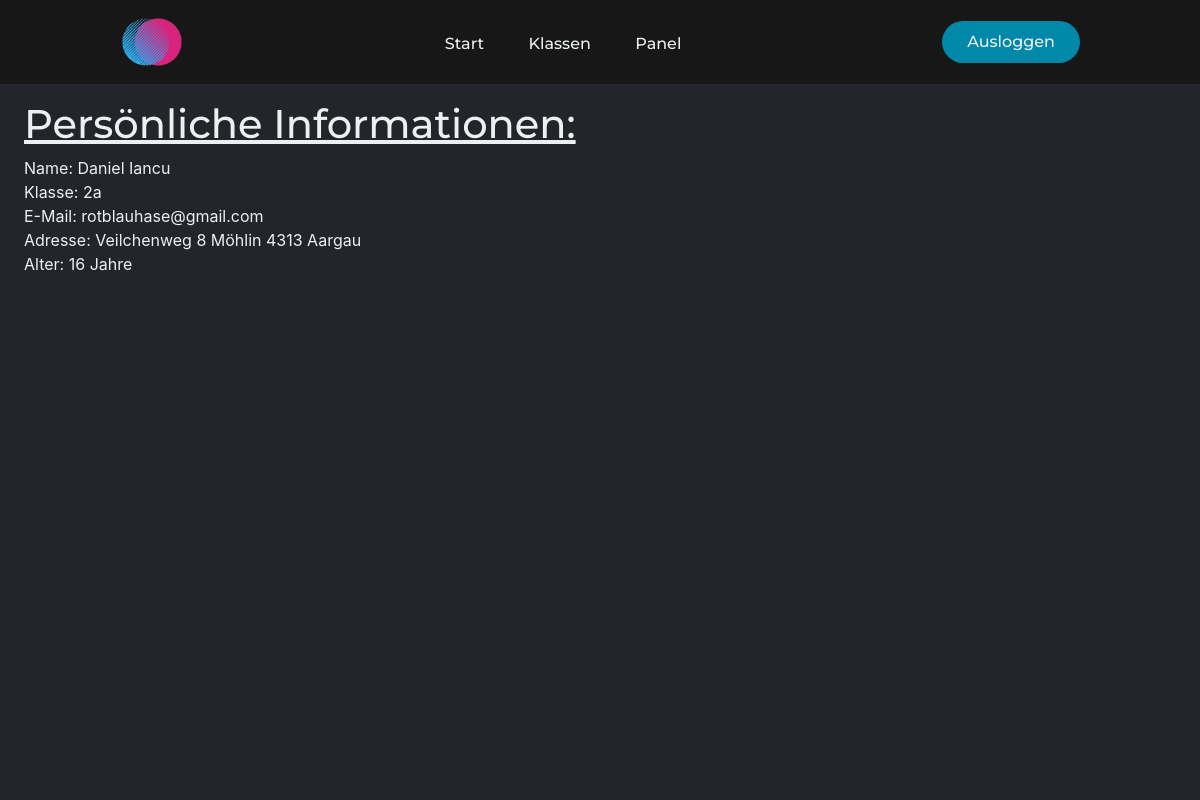
/ (signed in), run on the app's committed database.
### mainApp/models.py (models this page shows, shortened)
class Person(AbstractUser):
    klasse = models.ForeignKey(SchoolClass, on_delete=models.CASCADE, blank=True, null=True)
    birth = models.DateField(default=datetime.date.today)
    street = models.CharField(max_length=25, blank=True, null=True)
    street_number = models.IntegerField(validators=[MinValueValidator(0), MaxValueValidator(99)], blank=True, null=True)
    city = models.CharField(max_length=20, blank=True, null=True)
    province = models.CharField(max_length=20, blank=True, null=True)
    code = models.IntegerField(validators=[MinValueValidator(0, MaxValueValidator(9999))], blank=True, null=True)
    def return_address(self):
        if self.street and self.street_number and self.city and self.province and self.code:
            return self.street + ' ' + str(self.street_number) + ' ' + self.city + ' ' + str(self.code) + ' ' + self.province
        else:
            return 'N/A'
    def get_age(self):
        return int((datetime.date.today() - self.birth).days / 365.25)
    def is_teacher(self):
        return self.groups.filter(name='Teacher').exists()

class SchoolClass(models.Model):
    name = models.CharField(default='', max_length=5)
    def __str__(self):
        return f'{self.name}'
    class Meta:
        verbose_name = 'School Class'
        verbose_name_plural = "School Classes"

### mainApp/views.py (the view)
# urls.py: path('', views.main_page, name='home'),
def main_page(request):
    if request.user.is_authenticated:  # if user is logged in
        if request.method == "POST":
            if request.POST['logout'] == 'logout':  # check if post is for logout
                logout(request)  # logout the user
                return redirect('loginForm:login')
        else:
            subject_list = Subject.get_subjects()
            grades = Test.get_grades(student=request.user.id, subjects=subject_list)
            grades_sum_dict = Test.get_avg_subject(grades=grades)
            avg_notes = list(grades_sum_dict.values())
            return render(request, 'index.html', {'avg_notes': avg_notes, 'subject_list': subject_list})
    else:  # else redirect to login page
        return redirect('loginForm:login')

### mainApp/models.py (called while the page is built)
    @staticmethod
    def get_subjects():
        return Subject.objects.order_by('name').values_list('name', flat=True).distinct()  # flat = True turns Tuple into flat list

    @staticmethod
    def get_grades(student, subjects):
        grades_dict_complete = {}
        for subject in subjects:
            grades_object_list = Test.objects.filter(student=student, subject__name=subject)
            grade_dict_list = []
            for grade in grades_object_list:
                grade_dict = {}
                grade_dict['Note'] = grade.grade
                grade_dict['Datum'] = grade.date.strftime('%d/%m/%Y')
                grade_dict['Thema'] = grade.thema
                grade_dict['Gewichtung'] = grade.weight
                grade_dict_list.append(grade_dict)
            grades_dict_complete[subject] = grade_dict_list
        return grades_dict_complete

    @staticmethod
    def get_avg_subject(grades):
        grades_sum_dict = {}
        for subject, subject_grades in grades.items():
            if len(subject_grades) != 0:
                weights = [grade['Gewichtung'] for grade in subject_grades]
                weighted_sum = 0
                for i, grade in enumerate(subject_grades):
                    weighted_sum += grade['Note'] * weights[i]
                grades_sum_dict[subject] = round(weighted_sum / sum(weights), 1)
        return grades_sum_dict

### mainApp/templates/index.html
{% extends 'layout.html' %}
{% block body %}
    <main>
        <div class="personal-info">
            <h1>
                <u>Persönliche Informationen:</u>
            </h1>
            <p>
                {% if user.first_name|length > 0 and user.last_name|length > 0 %}
                    Name: {{ user.first_name }} {{ user.last_name }}
                    {% else %}
                    Name: <strong>Kein Name angegeben, bitte wenden Sie sich an ihren Administrator!</strong>
                {% endif %}
                <br>
                {% if user.klasse %}
                    Klasse: {{ user.klasse }}
                    <br>
                {% endif %}
                {% if user.email|length > 0 %}
                    E-Mail: {{ user.email }}
                    {% else %}
                    E-Mail: <strong>Keine E-Mail angegeben, bitte wenden Sie sich an ihren Administrator!</strong>
                {% endif %}
                <br>
                Adresse: {{ user.return_address }}
                <br>
                {% if user.get_age > 10 %}
                    Alter: {{ user.get_age }} Jahre
                {% else %}
                    Alter: <strong>Kein Alter angegeben, bitte wenden Sie sich an ihren Administrator!</strong>
                {% endif %}
            </p>
        </div>
    </main>
{% endblock %}

### static/css/styles.css (style rules this page uses)
* { --main-bg-color: #24252A; --nav-bg-color: #171718; --button-roundness: 20px; box-sizing: border-box; margin: 0; padding: 0; }
h1, h2 { font-family: "Montserrat", sans-serif; font-weight: 500; color: #edf0f1; text-decoration: none; }
main { background-color: var(--main-bg-color); min-width: 100%; min-height: 100%; max-width: 100%; }
body { height: calc(100vh - 84px); width: 100vw; }
.personal-info { padding-top: 2vh; padding-bottom: 10px; margin-left: 2vw; color: #edf0f1; }

### data on the page
Person: first_name "Daniel", last_name "Iancu", klasse "2a", email "rotblauhase@gmail.com", return_address "Veilchenweg 8 Möhlin 4313 Aargau", get_age "16"
